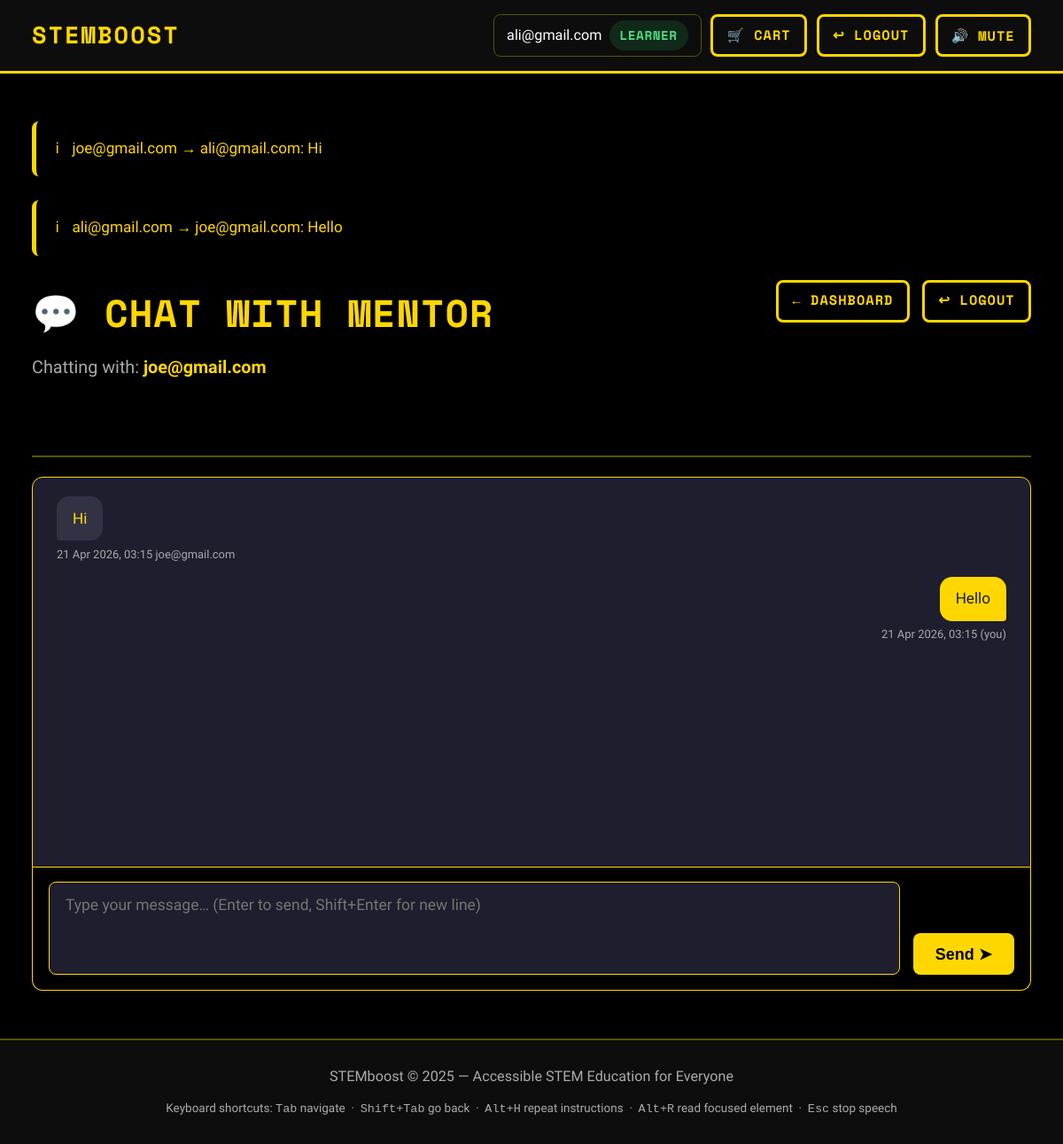
/learner/chat/ (signed in), run on the app's committed database.
### core/models.py (models this page shows, shortened)
class User(AbstractBaseUser, PermissionsMixin):
    ROLE_LEARNER = 'learner'
    ROLE_MENTOR  = 'mentor'
    ROLE_ADMIN   = 'admin'
    ROLE_CHOICES = [
        (ROLE_LEARNER, 'Learner'),
        (ROLE_MENTOR,  'Mentor'),
        (ROLE_ADMIN,   'Admin'),
    ]
    id = models.BigAutoField(primary_key=True)
    email = models.EmailField(
        unique=True,
        db_index=True,
        verbose_name='Email Address',
    )
    role = models.CharField(
        max_length=10,
        choices=ROLE_CHOICES,
        default=ROLE_LEARNER,
        verbose_name='User Role',
    )
    is_active = models.BooleanField(default=True)
    is_staff  = models.BooleanField(default=False)
    date_joined = models.DateTimeField(auto_now_add=True)
    objects = UserManager()
    USERNAME_FIELD  = 'email'
    REQUIRED_FIELDS = ['role']
    class Meta:
        db_table = 'stemboost_users'
        verbose_name = 'User'
        verbose_name_plural = 'Users'
        ordering = ['-date_joined']

class Message(models.Model):
    sender    = models.ForeignKey(User, on_delete=models.CASCADE, related_name='sent_messages')
    receiver  = models.ForeignKey(User, on_delete=models.CASCADE, related_name='received_messages')
    content   = models.TextField()
    timestamp = models.DateTimeField(auto_now_add=True)
    is_read   = models.BooleanField(default=False)
    class Meta:
        ordering = ['timestamp']
    def __str__(self):
        return f'{self.sender.email} → {self.receiver.email}: {self.content[:40]}'

### core/views/decorators.py (the view)
        @login_required
        def wrapped(request, *args, **kwargs):
            if request.user.role != role:
                return redirect(request.user.get_dashboard_url())
            return view_func(request, *args, **kwargs)

### core/services/messaging.py (called while the page is built)
    @staticmethod
    def get_thread(user_a: "User", user_b: "User") -> QuerySet:
        thread = Message.objects.filter(
            Q(sender=user_a, receiver=user_b) |
            Q(sender=user_b, receiver=user_a)
        ).order_by("timestamp")
        thread.filter(receiver=user_a, is_read=False).update(is_read=True)
        return thread

    @staticmethod
    def get_assigned_mentor(learner: "User") -> "User | None":
        try:
            return learner.mentor_assignment.mentor
        except MentorAssignment.DoesNotExist:
            return None

### core/views/learner.py (called while the page is built, shortened)
@role_required("learner")
def learner_chat(request):
    learner = request.user
    mentor  = MessageService.get_assigned_mentor(learner)
    return render(request, "core/chat.html", {
        "page_name": "Chat with Mentor",
        "user":      learner,
        "partner":   mentor,
        "messages":  MessageService.get_thread(learner, mentor),
        "no_mentor": False,
    })

### core/templates/core/chat.html (shortened to what this page needs)
{% extends 'core/base.html' %}
{% block main_class %}class="wide"{% endblock %}
{% block content %}
<div role="region" aria-labelledby="chat-heading">
  <div class="dashboard-header" style="margin-bottom:1.2rem;">
    <div>
      <h1 id="chat-heading" class="page-heading">💬 {{ page_name }}</h1>
      {% if partner %}
      <p class="page-subheading" style="color:var(--text-muted);">
        Chatting with: <strong style="color:var(--yellow);">{{ partner.email }}</strong>
      </p>
      {% endif %}
    </div>
    <div style="display:flex;gap:0.8rem;align-items:center;flex-wrap:wrap;">
      {% if user.role == 'learner' %}
        <a href="{% url 'learner_dashboard' %}" class="btn btn-secondary btn-sm">← Dashboard</a>
      {% else %}
        <a href="{% url 'mentor_dashboard' %}" class="btn btn-secondary btn-sm">← Dashboard</a>
      {% endif %}
      <a href="{% url 'logout' %}" class="btn btn-secondary btn-sm">↩ Logout</a>
    </div>
  </div>
  {% if no_mentor %}
  <div class="card" style="text-align:center;padding:3rem;">
    <div style="font-size:3rem;margin-bottom:1rem;">⏳</div>
    <h2 style="color:var(--yellow);margin-bottom:0.8rem;">No Mentor Assigned Yet</h2>
    <p style="color:var(--text-secondary);max-width:400px;margin:0 auto;line-height:1.7;">
      Please wait until the admin assigns you with a mentor. Once assigned, you will be able to chat here.
    </p>
    <a href="{% url 'learner_dashboard' %}" class="btn btn-primary" style="margin-top:1.5rem;">← Back to Dashboard</a>
  </div>
  {% else %}
  <div style="display:flex;flex-direction:column;height:calc(100vh - 220px);min-height:400px;max-height:800px;">
    <div id="message-thread"
         style="flex:1;overflow-y:auto;padding:1.2rem 1.5rem;
                display:flex;flex-direction:column;gap:0.75rem;
                background:var(--surface,#1e1e2e);
                border:1px solid var(--border,#313244);
                border-radius:12px 12px 0 0;"
         aria-label="Message thread" aria-live="polite">
      {% for msg in messages %}
      <div class="msg-row msg-row--{% if msg.sender_id == user.id %}mine{% else %}theirs{% endif %}"
           data-id="{{ msg.id }}">
        <div class="msg-bubble">{{ msg.content }}</div>
        <span class="msg-meta">
          {{ msg.timestamp|date:"d M Y, H:i" }}
          {% if msg.sender_id == user.id %}(you){% else %}{{ partner.email }}{% endif %}
        </span>
      </div>
      {% empty %}
      <div id="empty-state" style="text-align:center;margin:auto;color:var(--text-muted);">
        <p>No messages yet. Start the conversation!</p>
      </div>
      {% endfor %}
    </div>
    <div style="border:1px solid var(--border,#313244);border-top:none;
                border-radius:0 0 12px 12px;background:var(--bg,#181825);
                padding:0.9rem 1rem;display:flex;gap:0.8rem;align-items:flex-end;">
      <textarea id="msg-input"
                placeholder="Type your message… (Enter to send, Shift+Enter for new line)"
                rows="3"
                aria-label="Type your message"
                style="flex:1;resize:none;min-height:64px;max-height:160px;
                       padding:0.7rem 1rem;font-size:0.97rem;line-height:1.5;
                       background:var(--surface,#1e1e2e);
                       color:var(--text-primary,#cdd6f4);
                       border:1px solid var(--border,#313244);
                       border-radius:8px;outline:none;
                       font-family:inherit;box-sizing:border-box;
                       transition:border-color 0.2s;"
                onkeydown="handleEnter(event)"
                onfocus="this.style.borderColor='var(--yellow,#f9e2af)'"
                onblur="this.style.borderColor='var(--border,#313244)'"></textarea>
      <button id="send-btn"
              onclick="sendMessage()"
              aria-label="Send message"
              style="padding:0.7rem 1.4rem;font-size:1rem;font-weight:700;
                     background:var(--yellow,#f9e2af);color:#000;
                     border:none;border-radius:8px;cursor:pointer;
                     white-space:nowrap;flex-shrink:0;
                     transition:opacity 0.2s;">
        Send ➤
      </button>
    </div>
  </div>
  {% endif %}
</div>
{% endblock %}

### core/templates/core/base.html (shortened to what this page needs)
{% load static %}<!DOCTYPE html>
<html lang="en">
<head>
  <link rel="stylesheet" href="{% static 'core/css/style.css' %}">
</head>
<body>
  <header role="banner">
    <nav role="navigation" aria-label="Main site navigation">
      <div class="nav-brand" aria-label="STEMboost – Accessible STEM Learning Platform">
        STEMboost
      </div>
      <div class="nav-links" role="menubar" aria-label="User actions" style="display:flex;align-items:center;gap:0.6rem;flex-wrap:wrap;">
        {% if user.is_authenticated %}
        <span class="nav-user"
              aria-label="Logged in as {{ user.email }}, role: {{ user.role }}">
          {{ user.email }}&nbsp;
          <span class="badge badge-{{ user.role }}" aria-hidden="true">{{ user.role|upper }}</span>
        </span>
        {% if user.role == 'learner' %}
        <a href="{% url 'cart_view' %}"
           class="btn btn-secondary btn-sm"
           role="menuitem"
           aria-label="Shopping cart"
           id="nav-cart-btn">
          🛒 Cart
        </a>
        {% endif %}
        <a href="{% url 'logout' %}"
           class="btn btn-secondary btn-sm"
           role="menuitem"
           aria-label="Logout from STEMboost">
          ↩ Logout
        </a>
        {% endif %}
        <button id="btn-mute-toggle"
                class="btn btn-secondary btn-sm"
                aria-label="Mute audio"
                aria-pressed="false"
                title="Mute or unmute spoken audio"
                type="button"
                style="min-width:90px;">
        </button>
      </div>
    </nav>
  </header>
  <main id="main-content"
        role="main"
        {% block main_class %}{% endblock %}>
    {% if messages %}
      {% for message in messages %}
      <div class="alert alert-{{ message.tags }}"
           role="alert"
           aria-live="assertive"
           aria-atomic="true"
           data-flash-msg="{{ message }}">
        <span aria-hidden="true">
          {% if message.tags == 'error' %}⚠{% elif message.tags == 'success' %}✓{% else %}ℹ{% endif %}
        </span>
        {{ message }}
      </div>
      {% endfor %}
    {% endif %}
    {% block content %}{% endblock %}
  </main>
  <footer role="contentinfo">
    <p>STEMboost &copy; 2025 &mdash; Accessible STEM Education for Everyone</p>
    <p>
      <small>
        Keyboard shortcuts:
        <kbd>Tab</kbd> navigate &nbsp;·&nbsp;
        <kbd>Shift+Tab</kbd> go back &nbsp;·&nbsp;
        <kbd>Alt+H</kbd> repeat instructions &nbsp;·&nbsp;
        <kbd>Alt+R</kbd> read focused element &nbsp;·&nbsp;
        <kbd>Esc</kbd> stop speech
      </small>
    </p>
  </footer>
</body>
</html>

### core/static/core/css/style.css (style rules this page uses)
:root { --bg: #000000; --bg-card: #0d0d0d; --bg-input: #111111; --bg-hover: #1a1a00; --yellow: #FFD700; --yellow-light: #FFF176; --yellow-dim: #B8980A; --white: #FFFFFF; --red: #FF4444; --green: #00FF88; --blue: #66B2FF; --text-primary: #FFD700; --text-secondary: #FFFFFF; --text-muted: #AAAAAA; --border: #FFD700; --border-dim: #555500; --focus-ring: #FFFFFF; --focus-ring-2: #FFD700; --font-body: 'Atkinson Hyperlegible', Georgia, serif; --font-mono: 'Space Mono', 'Courier New', monospace; --radius: 8px; --radius-lg: 12px; --transition: 150ms ease; }
*, *::before, *::after { box-sizing: border-box; margin: 0; padding: 0; }
html { scroll-behavior: smooth; font-size: 18px; }
body { background-color: var(--bg); color: var(--text-primary); font-family: var(--font-body); font-size: 1.1rem; line-height: 1.75; min-height: 100vh; display: flex; flex-direction: column; }
header { background: var(--bg-card); border-bottom: 3px solid var(--border); padding: 0 2rem; }
nav { display: flex; align-items: center; justify-content: space-between; max-width: 1200px; margin: 0 auto; min-height: 80px; gap: 1rem; }
.nav-brand { font-family: var(--font-mono); font-size: 1.5rem; font-weight: 700; color: var(--yellow); letter-spacing: 2px; text-transform: uppercase; }
.nav-links { display: flex; align-items: center; gap: 1.5rem; }
.nav-user { font-size: 0.9rem; color: var(--text-secondary); border: 1px solid var(--border-dim); padding: 6px 14px; border-radius: var(--radius); }
main { flex: 1; max-width: 900px; width: 100%; margin: 0 auto; padding: 3rem 2rem; }
main.wide { max-width: 1200px; }
.page-heading { font-family: var(--font-mono); font-size: 2.4rem; font-weight: 700; color: var(--yellow); letter-spacing: 1px; margin-bottom: 0.4rem; text-transform: uppercase; }
.page-subheading { font-size: 1.1rem; color: var(--text-secondary); margin-bottom: 2.5rem; }
.form-input, input[type="text"], input[type="email"], input[type="password"], select, textarea { display: block; width: 100%; min-height: 72px; padding: 18px 22px; font-size: 1.2rem; font-family: var(--font-body); background: var(--bg-input); color: var(--white); border: 3px solid var(--border-dim); border-radius: var(--radius); transition: border-color var(--transition), box-shadow var(--transition); appearance: none; -webkit-appearance: none; }
.btn { display: inline-flex; align-items: center; justify-content: center; gap: 0.5rem; min-height: 68px; padding: 18px 36px; font-size: 1.2rem; font-weight: 700; font-family: var(--font-mono); letter-spacing: 1px; text-transform: uppercase; text-decoration: none; border: none; border-radius: var(--radius); cursor: pointer; transition: background var(--transition), transform var(--transition), box-shadow var(--transition); width: 100%; text-align: center; }
.btn-secondary { background: transparent; color: var(--yellow); border: 3px solid var(--yellow); }
.btn-sm { min-height: 48px; padding: 12px 20px; font-size: 1rem; width: auto; }
.alert { display: flex; align-items: flex-start; gap: 0.8rem; padding: 1.2rem 1.5rem; border-radius: var(--radius); margin-bottom: 1.5rem; font-size: 1rem; font-weight: 600; border-left: 5px solid; }
.dashboard-header { display: flex; align-items: flex-start; justify-content: space-between; flex-wrap: wrap; gap: 1.5rem; margin-bottom: 2.5rem; border-bottom: 2px solid var(--border-dim); padding-bottom: 2rem; }
.badge { display: inline-block; padding: 4px 12px; border-radius: 100px; font-size: 0.8rem; font-weight: 700; font-family: var(--font-mono); text-transform: uppercase; letter-spacing: 0.5px; }
.badge-learner { background: rgba(102,178,255,0.2); color: var(--blue); }
a { color: var(--yellow); text-decoration: underline; text-underline-offset: 3px; }
footer { background: var(--bg-card); border-top: 2px solid var(--border-dim); padding: 1.5rem 2rem; text-align: center; font-size: 0.9rem; color: var(--text-muted); }
footer p + p { margin-top: 0.4rem; }
.alert { padding: 0.9rem 1.2rem; border-radius: 8px; font-size: 0.95rem; font-weight: 500; }
.btn-sm { padding: 0.35rem 0.85rem; font-size: 0.85rem; }
.badge-learner { background: rgba(34,197,94,0.15); color: #4ade80; }
#nav-cart-btn { position: relative; }

### data on the page
User: email "ali@gmail.com", role "LEARNER"
Message: sender+receiver+content "joe@gmail.com → ali@gmail.com: Hi", content "Hi", timestamp "21 Apr 2026, 03:15"
Message: sender+receiver+content "ali@gmail.com → joe@gmail.com: Hello", content "Hello", timestamp "21 Apr 2026, 03:15", shows "(you)"
User: email "joe@gmail.com"

### other printed values
{{ page_name }} "CHAT WITH MENTOR"
